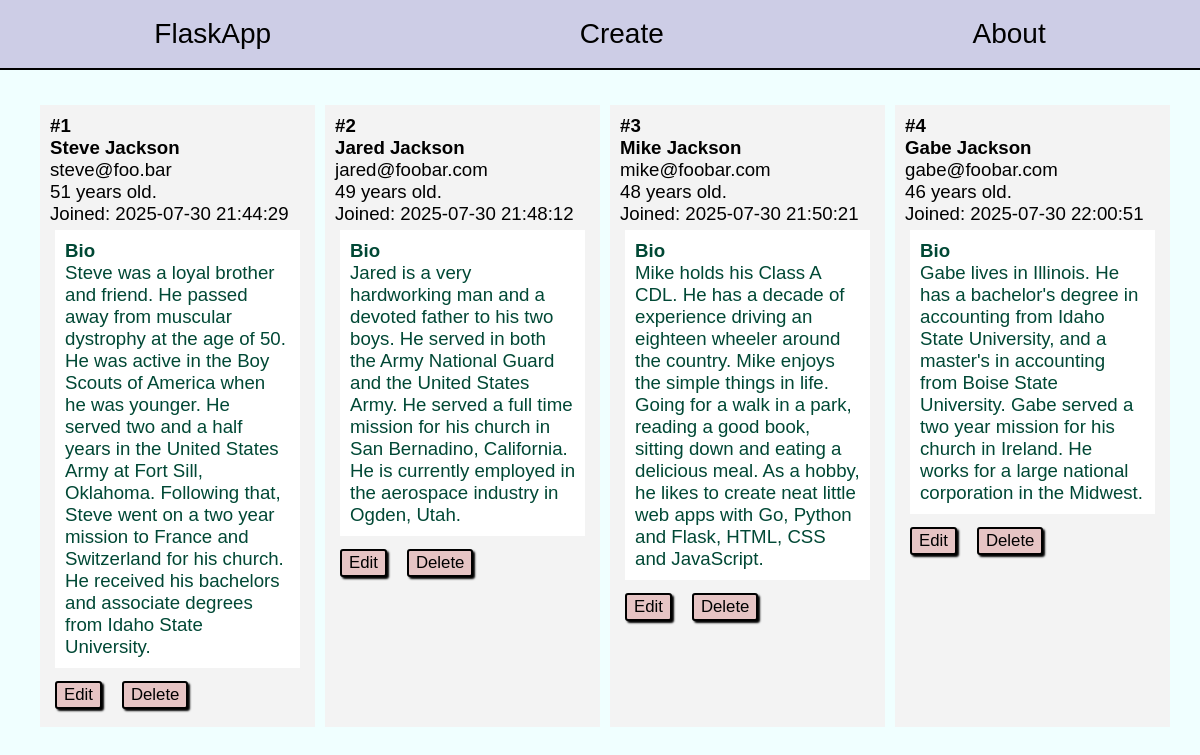
The page / on the database its author committed.
### app.py (models this page shows, shortened)
class Student(db.Model):
    id = db.Column(db.Integer, primary_key=True)
    firstname = db.Column(db.String(100), nullable=False)
    lastname = db.Column(db.String(100), nullable=False)
    email = db.Column(db.String(80), unique=True, nullable=False)
    age = db.Column(db.Integer)
    bio = db.Column(db.Text)
    created = db.Column(db.DateTime(timezone=True), server_default=func.now())

### app.py (the view)
@app.route("/")
def index():
    students = Student.query.all()
    return render_template("index.html", students=students)

### templates/index.html (shortened to what this page needs)
{% extends "base.html" %}
{% block content %}
<section class="content">
    {% for student in students %}
    <div class="student">
        <p><b>#{{ student.id }}</b></p>
        <b>
            <p class="name">{{ student.firstname }} {{ student.lastname }}</p>
        </b>
        <p>{{ student.email }}</p>
        <p>{{ student.age }} years old.</p>
        <p>Joined: {{ student.created }}</p>
        <div class="bio">
            <h4>Bio</h4>
            <p>{{ student.bio }}</p>
        </div>
        <div class="add-edit-buttons">
            <a class="button" href="{{ url_for('edit', id=student.id) }}">Edit</a>
            <br><br>
            <form method="POST" action="{{ url_for('delete', id=student.id) }}">
                <input type="submit" value="Delete"
                    onclick="return confirm('Are you sure you want to delete this entry?')">
            </form>
        </div>
    </div>
    {% endfor %}
</section>
{% endblock %}

### templates/base.html (shortened to what this page needs)
<!DOCTYPE html>
<html lang="en">
<head>
    <link href="../static/css/style.css" type="text/css" rel="stylesheet">
</head>
<body>
    <nav>
        <a href="{{ url_for('index') }}">FlaskApp</a>
        <a href="{{ url_for('create') }}">Create</a>
        <a href="{{ url_for('about') }}">About</a>
    </nav>
    <main>
        {% block content %}
        {% endblock %}
    </main>
</body>
</html>

### static/css/style.css (style rules this page uses)
* { margin: 0; padding: 0; box-sizing: border-box; font-family: Arial, Helvetica, sans-serif; }
html { font-size: 14pt; }
body { background-color: azure; }
nav { display: flex; flex-direction: row; justify-content: space-around; justify-items: center; align-items: center; width: 100%; height: 70px; background-color: rgb(205, 205, 230); border-bottom: 2px solid black; }
nav a { font-size: 1.5em; text-decoration: none; color: black; }
main { margin: 30px; }
.content { margin: 5px; width: 100%; display: flex; flex-direction: row; flex-wrap: wrap; }
.student { flex: 20%; padding: 10px; margin: 5px; background-color: #f3f3f3; inline-size: 100%; }
.bio { padding: 10px; margin: 5px; background-color: #ffffff; color: #004835; }
input[type="submit"] { font-size: .9em; font-weight: 500; padding: 2px 7px; background-color: rgb(230, 196, 196); border: 2px solid black; border-radius: 3px; box-shadow: 2px 2px 2px black; }
.add-edit-buttons { display: flex; justify-content: flex-start; justify-items: center; align-items: center; gap: 10px; margin-left: 5px; }
.button { font-size: .9rem; font-weight: 500; padding: 2px 7px; color: black; background-color: rgb(230, 196, 196); border: 2px solid black; border-radius: 3px; box-shadow: 2px 2px 2px black; text-decoration: none; }

### rows shown on the page
Student: id "1", firstname "Steve", lastname "Jackson", email "steve@foo.bar", age "51", created "2025-07-30 21:44:29", bio "Steve was a loyal brother and friend. He passed away from muscular dystrophy at the age of 50. He was active in the Boy Scouts of America when he was younger. He served two and a half years in the United States Army at Fort Sill, Oklahoma. Following that, Steve went on a two year mission to France and Switzerland for his church. He received his bachelors and associate degrees from Idaho State University."
Student: id "2", firstname "Jared", lastname "Jackson", email "jared@foobar.com", age "49", created "2025-07-30 21:48:12", bio "Jared is a very hardworking man and a devoted father to his two boys. He served in both the Army National Guard and the United States Army. He served a full time mission for his church in San Bernadino, California. He is currently employed in the aerospace industry in Ogden, Utah."
Student: id "3", firstname "Mike", lastname "Jackson", email "mike@foobar.com", age "48", created "2025-07-30 21:50:21", bio "Mike holds his Class A CDL. He has a decade of experience driving an eighteen wheeler around the country. Mike enjoys the simple things in life. Going for a walk in a park, reading a good book, sitting down and eating a delicious meal. As a hobby, he likes to create neat little web apps with Go, Python and Flask, HTML, CSS and JavaScript."
Student: id "4", firstname "Gabe", lastname "Jackson", email "gabe@foobar.com", age "46", created "2025-07-30 22:00:51", bio "Gabe lives in Illinois. He has a bachelor's degree in accounting from Idaho State University, and a master's in accounting from Boise State University. Gabe served a two year mission for his church in Ireland. He works for a large national corporation in the Midwest."
